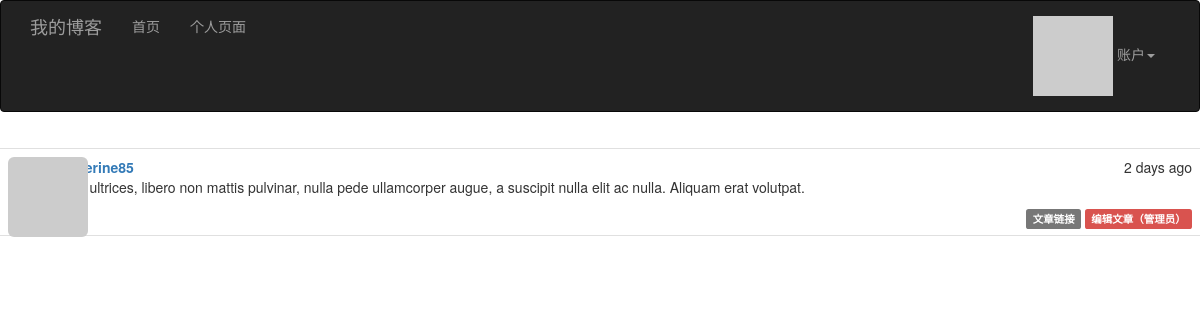
The page /post/97 (signed in) on the database its author committed.
### app/models.py (models this page shows, shortened)
class Post(db.Model):
    __tablename__ = 'posts'
    id = db.Column(db.Integer, primary_key=True)
    body = db.Column(db.Text)
    body_html = db.Column(db.Text)
    timestamp = db.Column(db.DateTime, index=True, default=datetime.utcnow)
    author_id = db.Column(db.Integer, db.ForeignKey('users.id'))

class User(UserMixin,db.Model):
    __tablename__='users'
    id = db.Column(db.Integer, primary_key=True)
    email = db.Column(db.String(64), unique=True, index=True)
    username = db.Column(db.String(64), unique=True, index=True)
    password_hash = db.Column(db.String(128))
    confirmed = db.Column(db.Boolean, default=False)
    role_id = db.Column(db.Integer, db.ForeignKey('roles.id'))
    name = db.Column(db.String(64))
    location = db.Column(db.String(64))
    about_me = db.Column(db.Text())
    member_since = db.Column(db.DateTime(), default=datetime.utcnow)
    last_seen = db.Column(db.DateTime(), default=datetime.utcnow)
    avatar_hash = db.Column(db.String(32))
    posts = db.relationship('Post', backref='author', lazy='dynamic')
    followed = db.relationship('Follow',
                               foreign_keys=[Follow.follower_id],
                               backref=db.backref('follower', lazy='joined'),
                               lazy='dynamic',
                               cascade='all, delete-orphan')
    followers = db.relationship('Follow',
                               foreign_keys=[Follow.followed_id],
                               backref=db.backref('followed', lazy='joined'),
                                lazy='dynamic',
                               cascade='all, delete-orphan')
    @property
    def password(self):
        raise AttributeError('password is not a readable attribute')
    def can(self, permissions):
        return self.role is not None and (self.role.permissions & permissions) == permissions
    def is_administrator(self):
        return self.can(Permission.ADMINISTER)
    def ping(self):
        self.last_seen = datetime.utcnow()
        db.session.add(self)
    def gravatar(self, size=100, default='identicon', rating='g'):
        if request.is_secure:
            url = 'http://secure.gravatar.com/avatar'
        else:
            url = 'http://www.gravatar.com/avatar'
        hash = self.avatar_hash or hashlib.md5(
            self.email.encode('utf-8')).hexdigest()
        return '{url}/{hash}?s={size}&d={default}&r={rating}'.format(
            url=url, hash=hash, size=size, default=default, rating=rating)

### app/main/views.py (the view)
@main.route('/post/<int:id>')
def post(id):
    post = Post.query.get_or_404(id)
    return render_template('post.html', posts=[post])

### app/auth/views.py (called while the page is built)
@auth.before_app_request
def before_request():
    if current_user.is_authenticated:
        current_user.ping()
        if not current_user.confirmed \
            and request.endpoint \
            and request.endpoint[:5] != 'auth.' \
            and request.endpoint != 'static':
            return redirect(url_for('auth.unconfirmed'))

### app/main/__init__.py (called while the page is built)
@main.app_context_processor
def inject_permissions():
    return dict(Permission=Permission)

### app/models.py (called while the page is built)
@login_manager.user_loader
def load_user(user_id):
    return User.query.get(int(user_id))

### app/templates/post.html (shortened to what this page needs)
{% extends "base.html" %}
{% block page_content %}
{% include '_posts.html' %}
{% endblock %}

### app/templates/_posts.html
<ul class="posts">
    {% for post in posts %}
    <li class="post">
        <div class="profile-thumbnail">
            <a href="{{ url_for('.user', username=post.author.username) }}">
                <img class="img-rounded profile-thumbnail" src="{{ post.author.gravatar(size=40) }}">
            </a>
        </div>
        <div class="post-content">
            <div class="post-date">{{ moment(post.timestamp).fromNow() }}</div>
            <div class="post-author">
                <a href="{{ url_for('.user', username=post.author.username) }}">
                    {{ post.author.username }}
                </a>
            </div>
            <div class="post-body">
                {% if post.body_html %}
                {{ post.body_html | safe }}
                {% else %}
                {{ post.body }}
                {% endif %}
            </div>
            <div class="post-footer">
                <a href="{{ url_for('.post', id=post.id) }}">
                    <span class="label label-default">文章链接</span>
                </a>
                {% if current_user == post.author %}
                <a href="{{ url_for('.edit', id=post.id) }}">
                    <span class="label label-primary">编辑文章</span>
                </a>
                {% elif current_user.is_administrator() %}
                <a href="{{ url_for('.edit', id=post.id) }}">
                    <span class="label label-danger">编辑文章（管理员）</span>
                </a>
                {% endif %}
            </div>
        </div>
    </li>
    {% endfor %}
</ul>

### app/static/styles.css (style rules this page uses)
.profile-thumbnail { position: absolute; }
ul.posts { list-style-type: none; padding: 0px; margin: 16px 0px 0px 0px; border-top: 1px solid #e0e0e0; }
ul.posts li.post { padding: 8px; border-bottom: 1px solid #e0e0e0; }
div.post-date { float: right; }
div.post-author { font-weight: bold; }
div.post-content { margin-left: 48px; min-height: 48px; }
div.post-footer { text-align: right; }

### rows shown on the page
Post: timestamp "2 days ago", author.username "catherine85", body_html "Nam ultrices, libero non mattis pulvinar, nulla pede ullamcorper augue, a suscipit nulla elit ac nulla. Aliquam erat volutpat."
